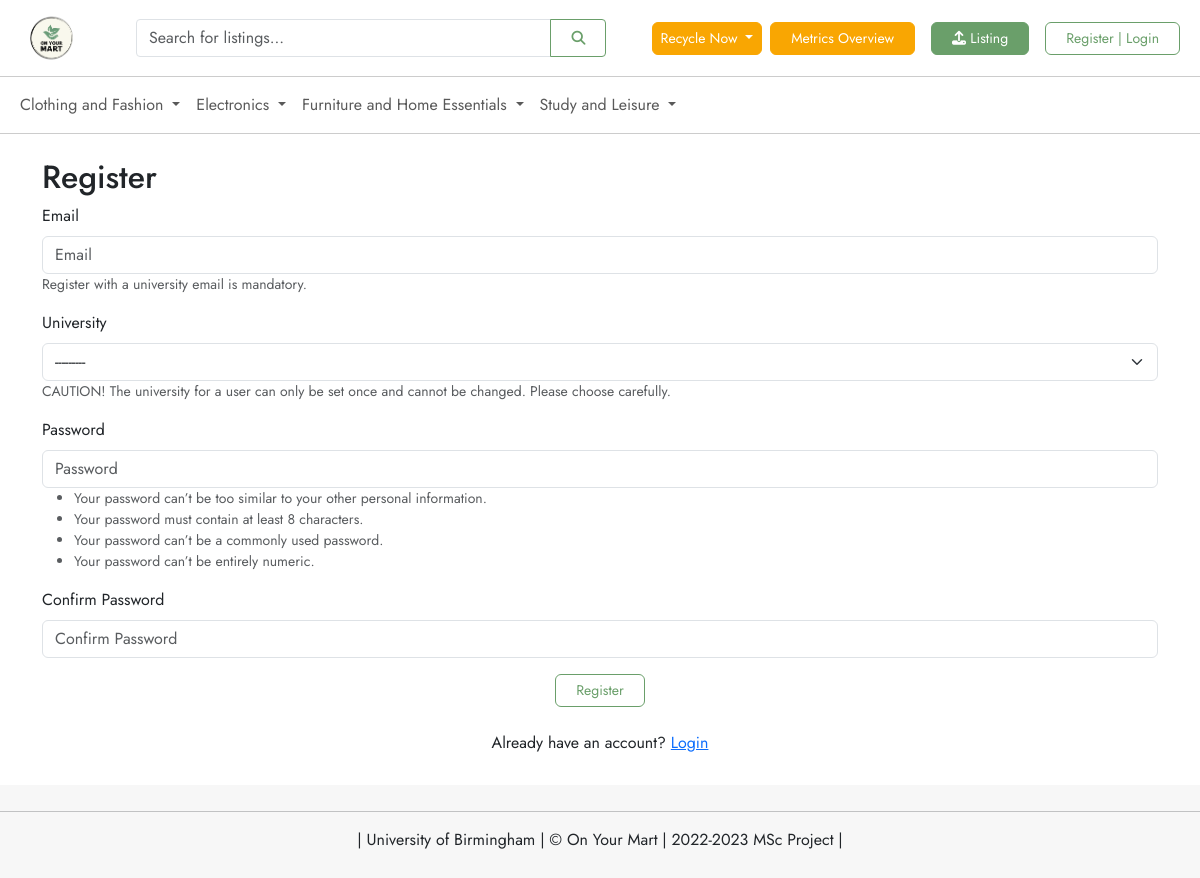
Page /accounts/register/ on the committed database.
### listing/models.py (models this page shows, shortened)
class Category(models.Model):
    name = models.CharField(max_length=100)
    parent = models.ForeignKey('self', null=True, blank=True, on_delete=models.CASCADE)

### user/views.py (the view, shortened to what this page needs)
# urls.py: path('register/', views.register, name='register'),
def register(request):
    context = {}
    register_form = CustomUserCreationForm()
    context['register_form'] = register_form
    return render(request, 'register.html', context)

### user/forms.py (shortened to what this page needs)
class CustomUserCreationForm(UserCreationForm):
    email = forms.EmailField(label='Email', widget=forms.EmailInput,
                             help_text="Register with a university email is mandatory.", )
    university = forms.ModelChoiceField(
        queryset=University.objects.all().order_by('name'),
        required=True,
        help_text="CAUTION! The university for a user can only be set once and cannot be changed."
                  " Please choose carefully.",
        widget=forms.Select(attrs={'id': 'id_university'}),
    )
    password1 = forms.CharField(label='Password', widget=forms.PasswordInput,
                                help_text=password_validation.password_validators_help_text_html())
    password2 = forms.CharField(label='Confirm Password', widget=forms.PasswordInput)
    class Meta:
        model = CustomUser
        fields = ('email', 'university', 'password1', 'password2')

### listing/context_processors.py (called while the page is built)
def categories(request):
    return {
        'categories': Category.objects.filter(parent=None)
    }

### user/models.py (called while the page is built)
    def __str__(self):
        return self.name

### user/templates/register.html (shortened to what this page needs)
{% extends 'base.html' %}
{% load django_bootstrap5 %}
{% block content %}
    <div class="container mt-4">
        <h2>Register</h2>
        <form method="post" novalidate>
            {% bootstrap_form register_form %}
            <div class="text-center">
                {% bootstrap_button 'Register' button_type="submit" button_class="btn-primary" %}
            </div>
        </form>
        <div class="text-center mt-4">
            Already have an account? <a href="{% url 'login' %}">Login</a>
        </div>
    </div>
{% endblock %}

### templates/base.html (shortened to what this page needs)
{% load django_bootstrap5 %}
{% load django_bootstrap5 %}
{% load django_bootstrap5 %}
{% load static %}
{% load django_bootstrap5 %}
{% bootstrap_css %}
<!DOCTYPE html>
<html lang="en">
<head>
    <link href="{% static 'fontawesomefree/css/all.min.css' %}" rel="stylesheet" type="text/css">
    <link rel="stylesheet" href="{% static 'css/style.css' %}">
</head>
<body>
<div class="wrapper">
    <nav class="navbar navbar-expand-lg navbar-light custom-nav">
        <div class="container-fluid">
            <a class="navbar-brand" href="{% url 'home' %}">
                <img src="{% static 'image/logo.png' %}" alt="logo" width="79" height="60">
            </a>
            <div class="search-bar">
                <form class="input-group" action="{% url 'search_listing' %}" method="get">
                    <input class="form-control" type="search" placeholder="Search for listings..."
                           aria-label="Search" name="query" value="{{ request.GET.query }}">
                    <button class="btn btn-primary" type="submit"><i class="fas fa-search"></i></button>
                </form>
            </div>
            <div class="ml-auto">
                <ul class="navbar-nav">
                    <li class="nav-item dropdown">
                        <a class="nav-link dropdown-toggle btn edu-function" href="#" id="recycleNowDropdown"
                           data-bs-toggle="dropdown">
                            Recycle Now
                        </a>
                    </li>
                    <li>
                        <a class="nav-link" href="{% url 'kpi_overview' %}">
                            <button class="btn edu-function">Metrics Overview</button>
                        </a>
                    </li>
                    {% if user.is_authenticated %}
                        <li>
                            <a class="nav-link" href="{% url 'create_listing' %}">
                                <button class="btn btn-eye-catching">
                                    <i class="fa-solid fa-upload"></i>
                                    Listing
                                </button>
                            </a>
                        </li>
                        <li class="nav-item">
                            <a class="nav-link" href="{% url 'chatroom_without_id' %}">
                                <i class="fa-regular fa-envelope"></i>
                                <span class="notification-badge" id="message-notification-badge">0</span>
                            </a>
                        </li>
                        <li class="nav-item dropdown">
                            <a class="hello-btn nav-link dropdown-toggle" href="#" id="navbarDropdownMenuLink"
                               data-bs-toggle="dropdown">
                                {% if user.avatar %}
                                    <img src="{{ user.avatar.url }}" alt="avatar" class="avatar-img small-avatar">
                                {% else %}
                                    <i class="fas fa-user-circle" style="font-size: 33px;"></i>
                                {% endif %}
                            </a>
                            <div class="dropdown-menu dropdown-menu-end" aria-labelledby="navbarDropdownMenuLink">
                                <a class="dropdown-item" href="{% url 'kpi_user' %}"> Listing Insight</a>
                                <a class="dropdown-item" href="{% url 'profile' %}">Profile</a>
                                <a class="dropdown-item" href="{% url 'change_password' %}">Change Password</a>
                                <a class="dropdown-item" href="{% url 'logout' %}">Logout</a>
                            </div>
                        </li>
                    {% else %}
                        <li>
                            <a class="nav-link" href="{% url 'login' %}">
                                <button class="btn btn-eye-catching">
                                    <i class="fas fa-upload"></i> Listing
                                </button>
                            </a>
                        </li>
                        <li class="nav-item">
                            <a class="nav-link" href="{% url 'login' %}">
                                <button class="btn btn-primary">Register | Login</button>
                            </a>
                        </li>
                    {% endif %}
                </ul>
            </div>
        </div>
    </nav>
    <nav class="navbar navbar-expand-lg navbar-light custom-dropdown-menu">
        <div class="container-fluid">
            <div class="collapse navbar-collapse" id="categoriesNavbar">
                <ul class="navbar-nav">
                    {% for category in categories %}
                        <li class="nav-item dropdown">
                            <a class="nav-link dropdown-toggle" href="#" id="navbarDropdownMenuLink_{{ category.name }}"
                               data-bs-toggle="dropdown" aria-expanded="false">
                                {{ category.name }}
                            </a>
                        </li>
                    {% endfor %}
                </ul>
            </div>
        </div>
    </nav>
    <main>
        {% block content %}
        {% endblock %}
    </main>
    <footer>
        <hr>
        <p class="text-center"> | University of Birmingham | &copy; On Your Mart | 2022-2023 MSc Project |</p>
    </footer>
</div>
</body>
</html>

### static/css/style.css (style rules this page uses)
html, body { height: 100%; margin: 0; padding: 0; }
body { display: flex; flex-direction: column; }
.wrapper { min-height: 100%; display: flex; flex-direction: column; }
main { flex: 1; }
footer { margin-top: 30px; background-color: #f7f7f7; padding: 10px 0; }
body, h1, h2, h3, h4, h5, h6, p { font-family: 'Jost', sans-serif; }
.navbar-brand { padding: 0; margin: 0; display: inline; }
.navbar-brand img { display: block; }
.custom-nav { background-color: #ffffff; border-bottom: 1px solid #cccccc; }
.custom-nav .navbar-nav { align-items: center; margin: 0; padding: 0; }
.custom-dropdown-menu { background-color: #ffffff; border-bottom: 1px solid #cccccc; }
.search-bar { display: flex; justify-content: center; align-items: center; width: 40%; }
.search-bar .input-group { margin: 0; padding: 0; }
.search-bar .form-control { border-radius: 0.25rem 0 0 0.25rem; }
.search-bar .btn-primary { border-radius: 0 0.25rem 0.25rem 0; }
.btn-primary { background-color: #ffffff; color: #6a9f6a; font-size: 14px; border: 1px solid #6a9f6a; text-align: center; padding: 5px 20px; display: inline-block; outline: none; transition: background-color 0.3s, color 0.3s, border-color 0.3s, transform 0.3s; }
.btn-eye-catching { background-color: #6a9f6a; color: #ffffff; font-size: 14px; border: 1px solid #6a9f6a; text-align: center; padding: 5px 20px; display: inline-block; outline: none; transition: background-color 0.3s, color 0.3s, border-color 0.3s, transform 0.3s; }
.edu-function { background-color: #f9a602; color: #ffffff; font-size: 14px; border: 1px solid #f9a602; text-align: center; padding: 5px 20px; display: inline-block; outline: none; transition: background-color 0.3s, color 0.3s, border-color 0.3s, transform 0.3s; }
.container-fluid { margin-top: auto; }

### rows in the picture
Category: name "Clothing and Fashion"
Category: name "Electronics"
Category: name "Furniture and Home Essentials"
Category: name "Study and Leisure"
